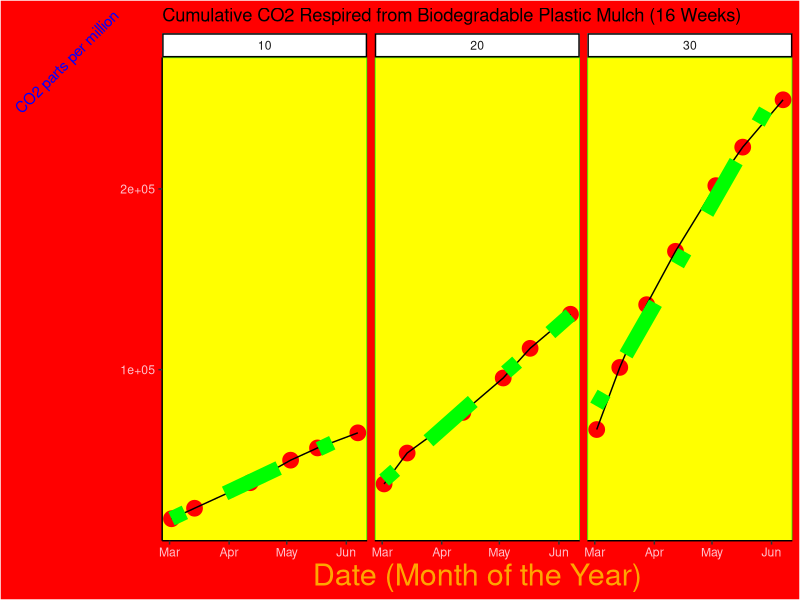

This chart was generated by the following R code:
dev.copy (png, ("uglyplot2.png"))
library(tidyverse)
library(readr)
ug<-read_csv("UglyPlot.csv")
str(ug)

ug$Date = as.Date(ug$Date, format = "%m/ %d/ %Y")
#How is it reading as.Date
#?as.Date
#?strptime

uglyplot<- ggplot(ug, aes (x= Date, y= CO2_cumulative)) + 
  geom_point(colour = "red", size=5) + 
  geom_line() + 
  facet_wrap(~Temperature) +
  geom_smooth(method = "lm", se = FALSE, colour= "green", linetype=4, size = 5) +
  ylab("CO2 parts per million")+ xlab("Date (Month of the Year)") + 
  theme_classic() +
  ggtitle("Cumulative CO2 Respired from Biodegradable Plastic Mulch (16 Weeks)")+
  theme(
    axis.text = element_text(colour = "pink"),
    axis.title.x = element_text(colour = "orange", size=rel(2)),
    axis.title.y = element_text(colour = "blue", angle=45),
    panel.background = element_rect(fill = 'yellow', colour = 'green'),
    plot.background = element_rect(fill="red"))   



dev.off()




